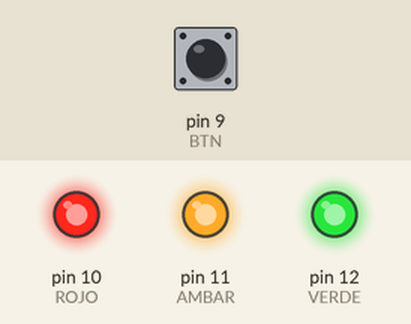
This sketch was run on a simulated Arduino Uno, built with avr-gcc and run on an emulated ATmega328P. On the bench: output pins drawn as LEDs (lit = HIGH). The inputs (shaded band) are chosen by the test bench; at power-on: pin 9 (BTN) LOW.

Above: at 1.2 s.
1.3 s: pin 9 (BTN) pulled HIGH for 0.15 s
At 2.3 s:
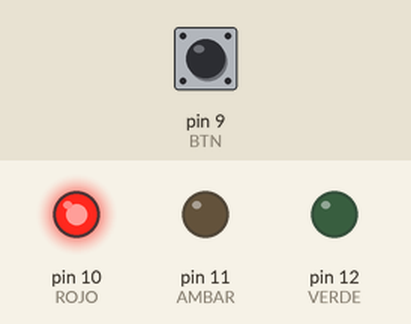
At 7.3 s:
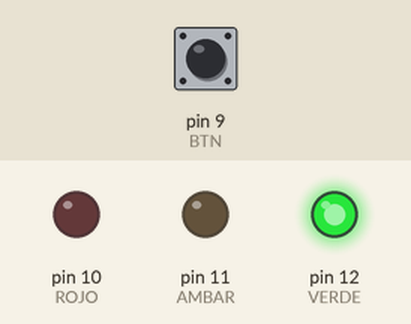
Timing chart, 0 to 18.8 s (numbered marks = the images above; inputs shaded):
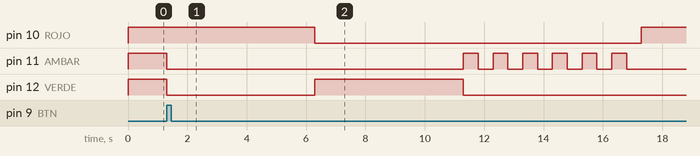

Measured:
- after the input at 1.3 s, pin 10 (ROJO): HIGH → LOW after 5.0 s, → HIGH 11.0 s later; pin 11 (AMBAR): HIGH → LOW at once, then repeats every 1.0 s: HIGH 0.50 s, LOW 0.50 s, until it stays LOW from 16.8 s; pin 12 (VERDE): HIGH → LOW at once, → HIGH 5.0 s later, → LOW 5.0 s later

The sketch:

Semaforo_easy.ino
```cpp
/********************************
 * SEMAFORO CON ARDUINO         *
 * SEED CAMP AMI 2024           *
 * BY: SEBASTIÁN MÉNDEZ         *
 * 23 DE JULIO DEL 2024         *
 ********************************/


/* PASO 1
 * Declarar cuales son las entradas y las salidad de nuestro sistema
 */

//Entradas
#define BTN 9

//Salidas
#define ROJO  10
#define AMBAR 11
#define VERDE 12


/* PASO 2
 *  Declarar las variables de nuestro sistema
 */

//Variables
int tiempo = 5000;


/*  PASO 3
 *  Declarar las instrucciones que se ejecutaran UNA VEZ
 */
void setup()
{
  /* PASO 4
   * Definir los puertos que seran entradas o salidas
   */
  //Entradas
    pinMode(BTN,INPUT);

    //Salidas
    pinMode(ROJO,OUTPUT);
    pinMode(AMBAR,OUTPUT);
    pinMode(VERDE,OUTPUT);
}


/*  PASO 5
 *  Declarar las instrucciones que se ejecutaran INFINITAMENTE
 */
void loop()
{
  /* PASO 6
   * Todas las luces se encenderan para indicar que el sistema debe ser iniciado.
   */
  digitalWrite(ROJO,HIGH);
  digitalWrite(AMBAR,HIGH);
  digitalWrite(VERDE,HIGH);

  /* PASO 7
   * Definir la secuencia del sistema.
   */
   // Si se presiona el boton se inicia la secuencia
   if(digitalRead(BTN) == HIGH)
    {
      //La secuencia se repetira 3 veces.
      for(byte i=1; i<3; i++)
      {
        //La luz roja se enciende fijamente durante el tiempo definido en la variable "tiempo"
        digitalWrite(ROJO, HIGH);
        digitalWrite(AMBAR,LOW);
        digitalWrite(VERDE,LOW);
        delay(tiempo);

        //La luz verde se encendera durante el tiempo definido en la variable "tiempo".
        digitalWrite(VERDE, HIGH);
        digitalWrite(AMBAR,LOW);
        digitalWrite(ROJO,LOW);
        delay(tiempo);

        //Despues del periodo de luz fija la luz verde parpadeara cada medio segundo seis veces.
        for(byte i=0; i<6; i++)
        {
          digitalWrite(AMBAR,HIGH);
          digitalWrite(ROJO,LOW);
          digitalWrite(VERDE,LOW);
          delay(500);
          digitalWrite(AMBAR,LOW);
          digitalWrite(ROJO,LOW);
          digitalWrite(VERDE,LOW);
          delay(500);
        }
      }
    }
}
```
